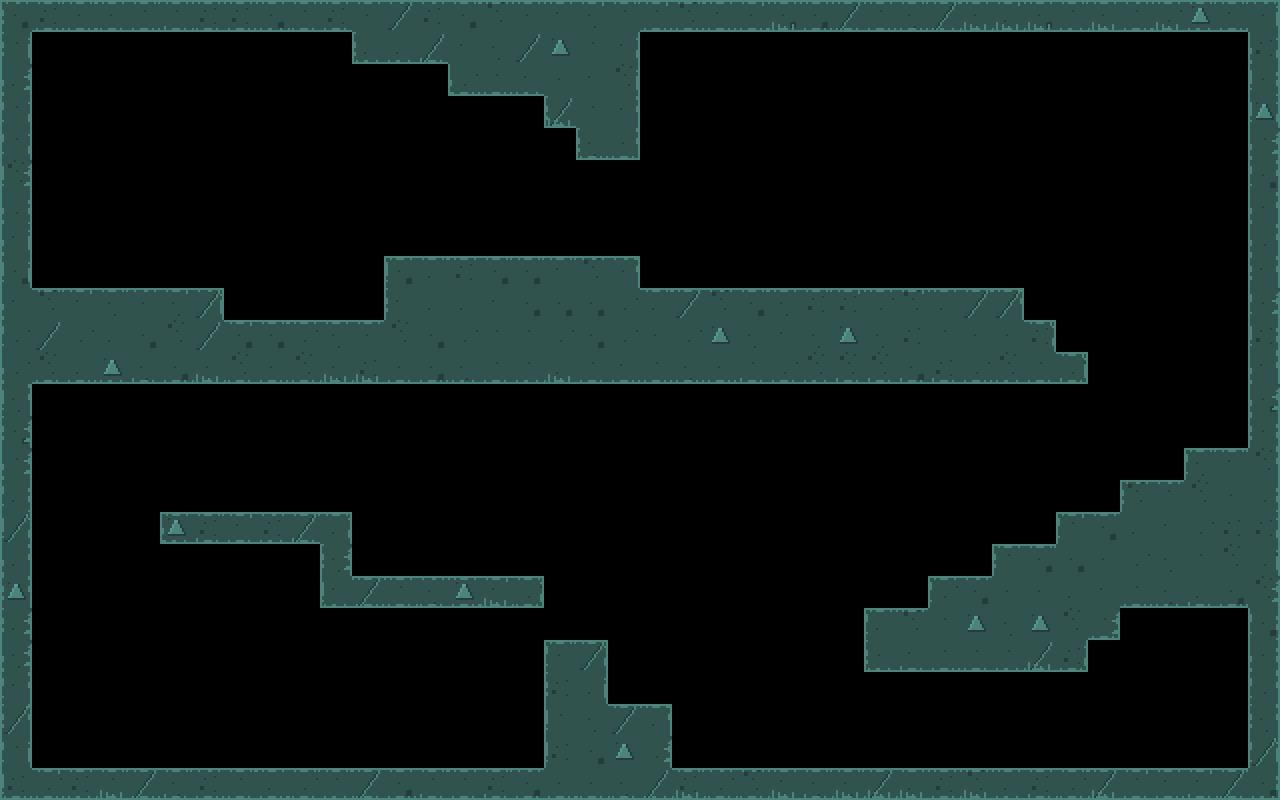

The image is a tile-based game level rendered from a .tmx file. Its description and source (layers, tilesets, objects; grid data summarised) follow:
An orthogonal 40x25 tile map with 32x32 px tiles, 5 tile layers (walls_layer, moos_top, moos_left, moos_down, ...), 2 tilesets.

<map version="1.0" tiledversion="1.0.3" orientation="orthogonal" renderorder="right-down" width="40" height="25" tilewidth="32" tileheight="32" nextobjectid="1">
 <tileset firstgid="1" name="walls" tilewidth="32" tileheight="32" tilecount="12" columns="4">
  <image source="img/walls.png" width="128" height="96" />
 </tileset>
 <tileset firstgid="13" name="moos" tilewidth="32" tileheight="32" tilecount="32" columns="8">
  <image source="img/moos.png" width="256" height="128" />
 </tileset>
 <layer name="walls_layer" width="40" height="25">
  <data>[1000 cells, 316 non-empty, 11 distinct tile ids]</data>
 </layer>
 <layer name="moos_top" width="40" height="25">
  <data>[1000 cells, 135 non-empty, 7 distinct tile ids]</data>
 </layer>
 <layer name="moos_left" width="40" height="25">
  <data>[1000 cells, 63 non-empty, 7 distinct tile ids]</data>
 </layer>
 <layer name="moos_down" width="40" height="25">
  <data>[1000 cells, 135 non-empty, 7 distinct tile ids]</data>
 </layer>
 <layer name="moos_reight" width="40" height="25">
  <data>[1000 cells, 63 non-empty, 7 distinct tile ids]</data>
 </layer>
</map>